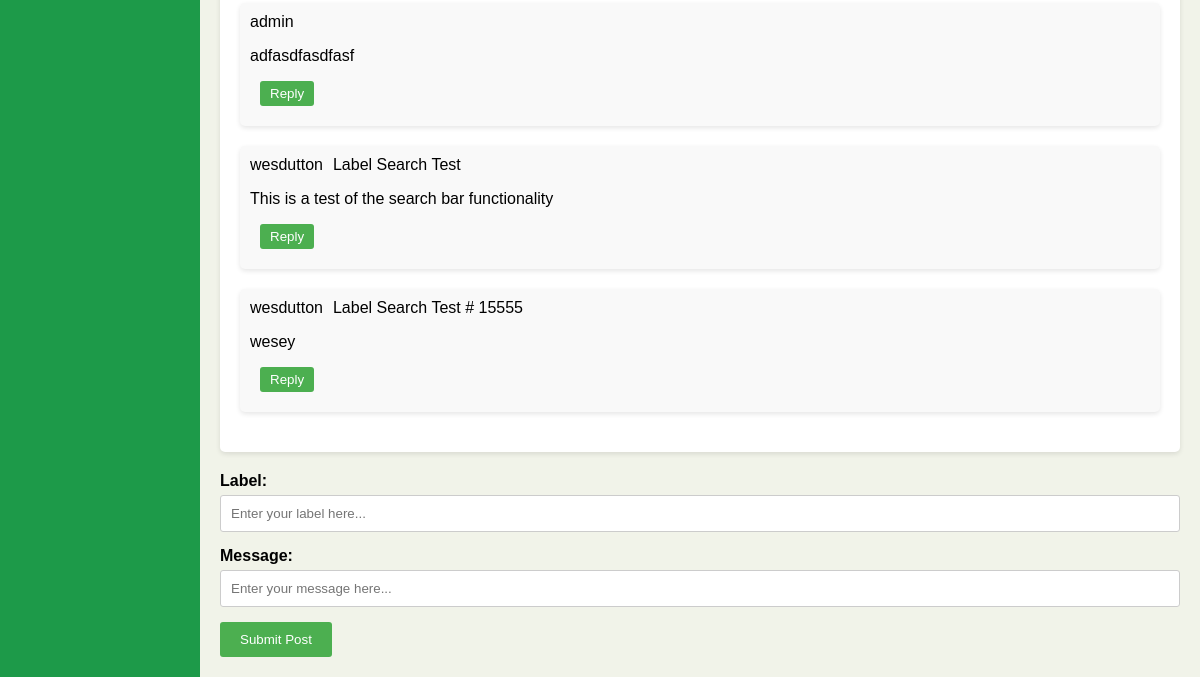
Page /message_board?class_id=CITS3401 (signed in, lower part) on the earlier database version.
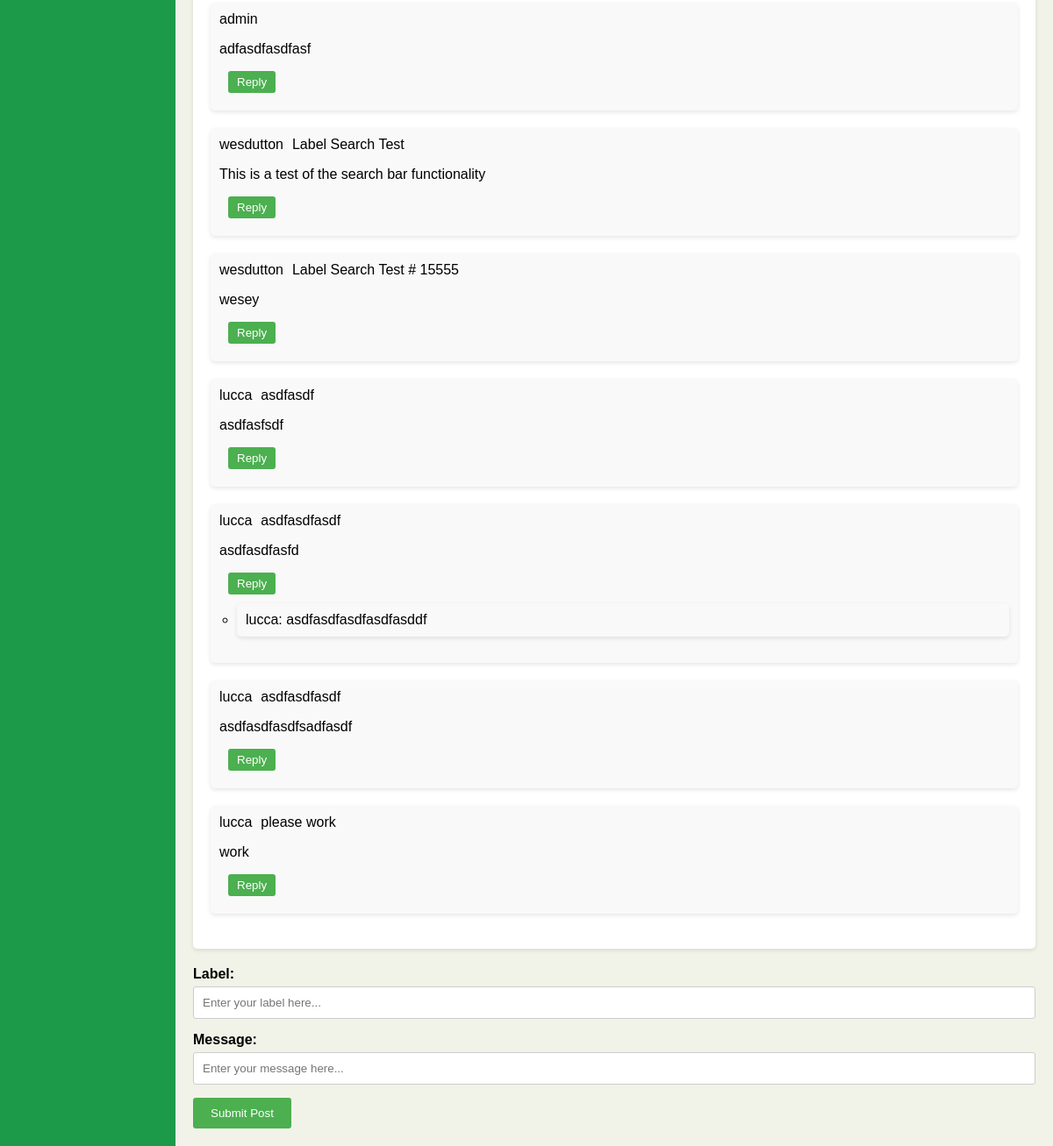
Same page on the later database version.
### src/models.py (models this page shows, shortened)
class Message(db.Model):
    id = db.Column(db.Integer, primary_key=True)
    user_id = db.Column(db.Integer, db.ForeignKey('user.id'), nullable=False)
    content = db.Column(db.Text, nullable=False)
    timestamp = db.Column(db.DateTime, index=True, default=datetime.utcnow)
    parent_id = db.Column(db.Integer, db.ForeignKey(
        'message.id'), nullable=True)
    image_url = db.Column(db.String, nullable=True)
    label = db.Column(db.Text, nullable=False)
    unit_id = db.Column(db.Integer, db.ForeignKey('units.unit_id'))
    user = db.relationship('User', backref='messages')
    replies = db.relationship('Message', backref=db.backref(
        'parent', remote_side=[id]), lazy='dynamic')

class User(db.Model, UserMixin):
    id = db.Column(db.Integer, primary_key=True)
    username = db.Column(db.String(20), unique=True, nullable=False)
    password = db.Column(db.String(60), nullable=False)
    email = db.Column(db.String(120), unique=True, nullable=True)
    role = db.Column(db.String(20), nullable=False)
    email_verified = db.Column(db.Boolean, nullable=False, default=False)

### src/routes.py (the view)
@main.route('/message_board')
@login_required
def message_board():
    class_id = request.args.get('class_id')
    if not class_id:
        return "Class ID is required", 400
    messages = Message.query.filter_by(unit_id=class_id).all()
    return render_template('message_board.html', messages=messages, class_id=class_id, current_user=current_user)

### webforms.py
class searchForm(FlaskForm):
    searched = StringField('searched', validators=[DataRequired()])
    submit = SubmitField('Submit')

### src/__init__.py (called while the page is built)
@login_manager.user_loader
def load_user(id):
    from src.models import User, Message
    return User.query.get(int(id))

### src/routes.py (called while the page is built)
@main.context_processor
def base():
    form = searchForm()
    return dict(form=form)

### src/templates/message_board.html (shortened to what this page needs)
{% extends "base_user.html" %}
{% block content %}
    </head>
    <body>
        <div id="message-board">
            <br/>
            <ul id="messages">
                {% for message in messages %}
                    {% if message.parent_id == None %}
                        <li data-message-id="{{ message.id }}" class="message-item">
                            <div class="message-header">
                                <span class="message-user">{{ message.user.username }}</span>
                                <span class="message-label">{{ message.label }}</span>
                            </div>
                            <div class="message-body">
                                <p>{{ message.content }}</p>
                                <button class="reply-btn" data-message-id="{{ message.id }}">Reply</button>
                            </div>
                            <div>
                                <ul class="replies">
                                    {% for reply in messages %}
                                        {% if reply.parent_id == message.id %}
                                            <li data-message-id="{{ reply.id }}">
                                                {{ reply.user.username }}: {{ reply.content }}
                                            </li>
                                        {% endif %}
                                    {% endfor %}
                                </ul>
                            </div>
                        </li>
                    {% endif %}
                {% endfor %}
            </ul>
        </div>
        <form id="message-board-form">
            <div class="form-group">
                <label for="message-label-input">Label:</label>
                <input type="text" id="message-label-input" name="message_label" placeholder="Enter your label here..." required>
            </div>
            <div class="form-group">
                <label for="message-board-input">Message:</label>
                <input type="text" id="message-board-input" placeholder="Enter your message here...">
            </div>
            <button type="submit">Submit Post</button>
        </form>
    </body>
</html>
{% endblock %}

### src/templates/base_user.html (shortened to what this page needs)
<!DOCTYPE html>
<html lang="en">
<head>
    <link rel="stylesheet" href="{{ url_for('main.static', filename='user.css') }}">
</head>
<body>
    <div class="container">
        <aside class="sidebar">
        </aside>
        <main id="main-content">
            {% block content %}{% endblock %}
</body>
</html>

### src/static/user.css (style rules this page uses)
body, html { margin: 0; padding: 0; height: 100%; font-family: Arial, sans-serif; }
.header, .container, .top-nav, .sidebar, main { box-sizing: border-box; }
.container { display: flex; height: auto; min-height: calc(100% - 40px); }
.sidebar { height: auto; flex-basis: 200px; background-color: rgb(29, 154, 73); color: white; padding: 20px; }
#main-content { flex-grow: 1; padding: 20px; background-color: rgba(226, 231, 211, 0.494); }
.form-group { margin-bottom: 10px; }
.form-group label, .form-group input { display: block; }
.form-group input { width: 100%; box-sizing: border-box; }

### src/templates/message_board.html (style rules this page uses)
#message-board { margin: 0 auto; background-color: #fff; padding: 20px; border-radius: 5px; box-shadow: 0 2px 5px rgba(0, 0, 0, 0.1); }
#messages { list-style-type: none; padding: 0; }
#messages li { margin-bottom: 20px; padding: 10px; background-color: #f9f9f9; border-radius: 5px; box-shadow: 0 2px 5px rgba(0, 0, 0, 0.1); }
.reply-btn, .delete-btn, .btn-success { padding: 5px 10px; background-color: #4CAF50; color: #fff; border: none; border-radius: 3px; cursor: pointer; margin-left: 10px; }
.replies { margin-top: 10px; padding-left: 20px; }
.replies li { margin-bottom: 10px; padding: 5px; background-color: #f1f1f1; border-radius: 3px; }
#message-board-form { margin-top: 20px; }
.form-group { margin-bottom: 15px; }
label { display: block; margin-bottom: 5px; font-weight: bold; }
input[type="text"] { width: 100%; padding: 10px; border: 1px solid #ccc; border-radius: 3px; box-sizing: border-box; }
button[type="submit"] { padding: 10px 20px; background-color: #4CAF50; color: #fff; border: none; border-radius: 3px; cursor: pointer; }
#message-board { margin-top: 0px; }
.message-header { display: flex; justify-content: start; align-items: center; }
.message-user, .message-label { margin-right: 10px; }

Differences in the rows shown:
added Message: user.username "lucca", label "asdfasdf", content "asdfasfsdf"
added Message: user.username "lucca", label "asdfasdfasdf", content "asdfasdfasfd"
added Message: user.username "lucca", content "asdfasdfasdfasdfasddf"
added Message: user.username "lucca", label "asdfasdfasdf", content "asdfasdfasdfsadfasdf"
added Message: user.username "lucca", label "please work", content "work"
